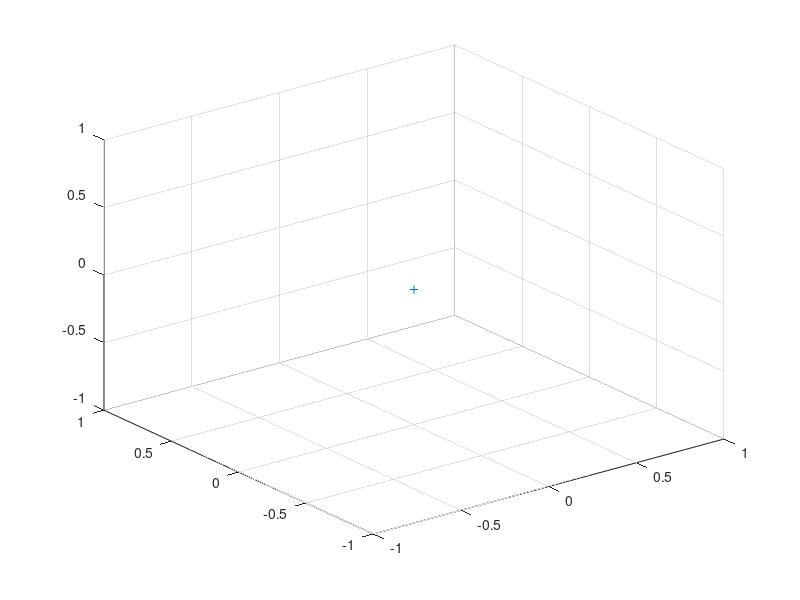

Write MATLAB code to recreate this figure. (Note: this script raises an error after producing the figure.)
dz = 1.6;% PCB thickness mm
gap = 2.91;% WET thickness
objCenter = [0;0;-dz/2];
objDim3 = [304.8;304.8;dz];% mm
color = 'w';
facealpha = 1;
fontsize = 10;
f = figure;
scatter3(0,0,0,'+');
% HV board
drawCube(objDim3,objCenter,fontsize,facealpha,color,0);
% XY board
drawCube(objDim3,objCenter-[0;0;gap],fontsize,facealpha,color,0);
drawXYstrip(-gap,dz,1,'w');
Nz = 4;
for i = 2:2:Nz
    % HV board
    drawCube(objDim3,objCenter-[0;0;i*gap],fontsize,facealpha,color,0);
    % Z board
    drawCube(objDim3,objCenter-[0;0;(i+1)*gap],fontsize,facealpha,color,0);
    drawZstrip(-(i+1)*gap,dz,1,'w');
end
% HV board
drawCube(objDim3,objCenter-[0;0;(Nz+2)*gap],fontsize,facealpha,color,0);
axis off;
function drawXYstrip(z,dz,facealpha,color)
    X = 256*([0 1 1 0]-0.5);
    Y = 1.874*([0 0 1 1]-0.5);
    Z = z*ones(1,4);
    hold on;
    for i = 1:128
        fill3(X,Y+(i-64)*2-1,Z,color,'FaceAlpha',facealpha);hold on;%X strip
        fill3(Y+(i-64)*2-1,X,Z-dz,color,'FaceAlpha',facealpha);hold on;%Y strip
    end
end
function drawZstrip(z,dz,facealpha,color)
    X = 256*([0 1 1 0]-0.5);
    Y = 7.8*([0 0 1 1]-0.5);
    Ys = 3.8*([0 0 1 1]-0.5);
    Z = z*ones(1,4);
    hold on;
    for i = 1:32
        fill3(X,Y+(i-16)*2*4-4,Z,color,'FaceAlpha',facealpha);hold on;%ZX strip
        if i == 1
            fill3(Ys+15.5*8+2,X,Z-dz,color,'FaceAlpha',facealpha);hold on;%ZY strip
            fill3(Ys-(15.5*8+2),X,Z-dz,color,'FaceAlpha',facealpha);hold on;%ZY strip
        else
            fill3(Y+(i-17)*2*4,X,Z-dz,color,'FaceAlpha',facealpha);hold on;%ZY strip
        end
    end
end
function drawCube(objDim3,objCenter,fontsize,facealpha,color,showLabel)
    
    % face: '$Down$','$Top$','$Rear$','$Front$','$Left$','$Right$'
    X = objDim3(1)*([0 1 1 0; 0 1 1 0; 0 0 0 0; 1 1 1 1; 0 1 1 0; 0 1 1 0]-0.5) + objCenter(1);
    Y = objDim3(2)*([0 0 1 1; 0 0 1 1; 0 1 1 0; 0 1 1 0; 0 0 0 0; 1 1 1 1]-0.5) + objCenter(2);
    Z = objDim3(3)*([0 0 0 0; 1 1 1 1; 0 0 1 1; 0 0 1 1; 0 0 1 1; 0 0 1 1]-0.5) + objCenter(3);
%     color = spring(6);
    hold on;
    for i = 1:6
        fill3(X(i,:),Y(i,:),Z(i,:),color,'FaceAlpha',facealpha);hold on;%color(i,:)
    end
    if showLabel
        % label 6 faces
        str = {'$Down$','$Top$','$Rear$','$Front$','$Left$','$Right$'};
        text(mean(X,2),mean(Y,2),mean(Z,2),str,'Color','black','FontSize',fontsize,'Interpreter','latex');
        % label 8 corners
        corner = 0.5*[-1  1 -1  1 -1  1 -1  1;
            1  1 -1 -1  1  1 -1 -1;
            1  1  1  1 -1 -1 -1 -1];
        vertex = objDim3.*corner + objCenter;
        str = {'$c_1$','$c_2$','$c_3$','$c_4$','$c_5$','$c_6$','$c_7$','$c_8$'};
        text(vertex(1,:),vertex(2,:),vertex(3,:),str,'Color','black','FontSize',fontsize,'Interpreter','latex');
    end
end

